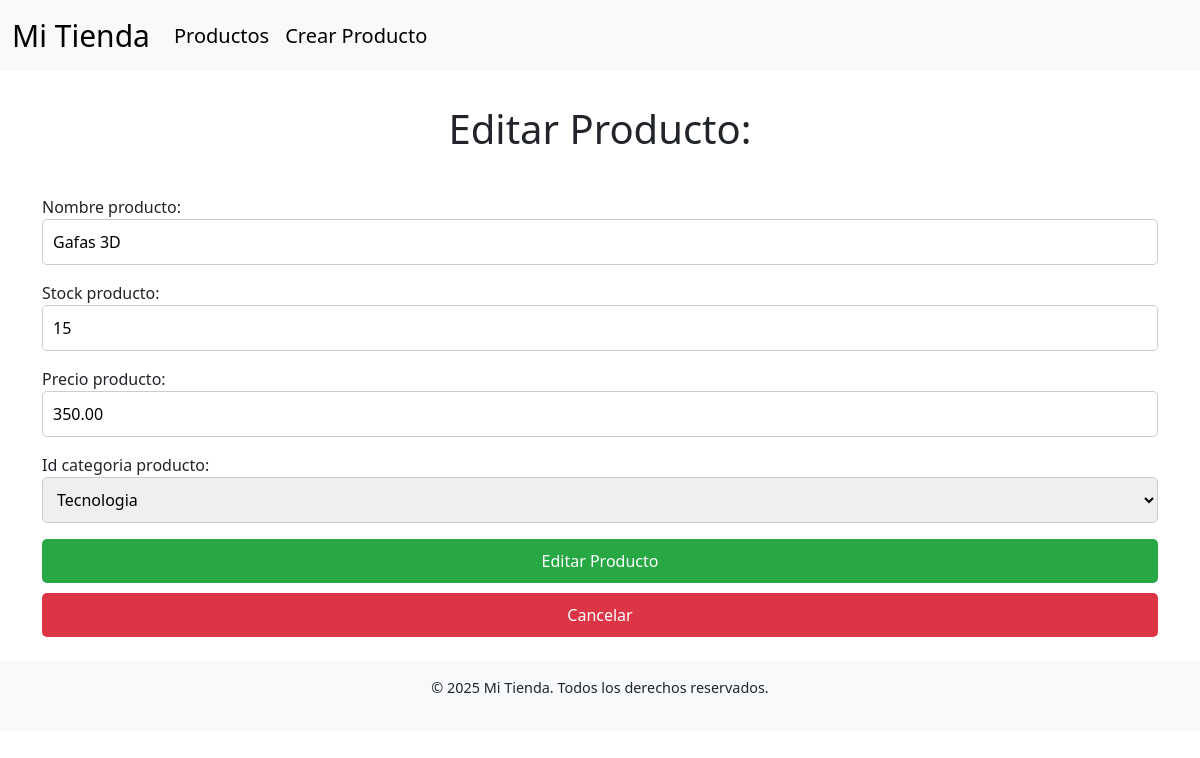
The page /productos/editar/5 on the database its author committed.
### tienda/models.py (models this page shows, shortened)
class Producto(models.Model):
    id_producto = models.AutoField(primary_key=True)
    nombre_producto = models.CharField(max_length=100)
    tipo_producto = models.CharField(max_length=50)
    precio_producto = models.DecimalField(max_digits=10, decimal_places=2)
    stock_producto = models.IntegerField()
    descripcion_producto = models.TextField()
    foto_producto = models.ImageField(upload_to='productos/')
    id_categoria_producto = models.ForeignKey(CategoriaProducto, on_delete=models.CASCADE)

class CategoriaProducto(models.Model):
    id_categoria_producto = models.AutoField(primary_key=True)
    nombre_categoria_producto = models.CharField(max_length=100)
    descripcion_categoria_producto = models.TextField()
    def __str__(self):
        return self.nombre_categoria_producto

### tienda/views.py (the view)
# urls.py: path('productos/editar/<int:id_prod>', editar_producto, name='editar_producto'),
def editar_producto(request, id_prod):
    prod = Producto.objects.get(id_producto=id_prod)
    if request.method == 'POST':
        form = ProductoForm(request.POST, instance=prod)
        if form.is_valid():
            form.save()
            return redirect('lista_productos')
    else:
        form = ProductoForm(instance=prod)
    return render(request, 'editar_producto.html', {'form': form, 'producto': prod})

### tienda/forms.py
class ProductoForm(forms.ModelForm):
    class Meta:
        model = Producto
        fields = ['nombre_producto', 'stock_producto', 'precio_producto', 'id_categoria_producto']
    def __init__(self, *args, **kwargs):
        super(ProductoForm,self).__init__(*args,**kwargs)
        self.fields['nombre_producto'].widget.attrs = {'class':'single-input-item','placeholder':'Nombre Producto'}

### ecommerce/tienda/templates/editar_producto.html (shortened to what this page needs)
{% extends 'base.html' %}
{% block content %}
    <h1>Editar Producto: {{producto.nombre}}</h1>
    <form method="POST">
        {{ form.as_p }}
        <input type="submit" value="Editar Producto">
        <a href="{% url 'lista_productos' %}" class="btn btn-secondary">Cancelar</a>
    </form>
{% endblock %}

### tienda/static/tienda/css/styles.css (style rules this page uses)
h1 { margin: auto; text-align: center; padding: 10px; }
form input[type="text"], form input[type="number"], form select { border-radius: 5px; border: 1px solid #ccc; padding: 10px; width: 100%; }
form input[type="submit"] { background-color: #28a745; color: white; border: none; padding: 10px 20px; cursor: pointer; border-radius: 5px; width: 100%; }
h1 { text-align: center; margin-bottom: 2rem; }
.btn-secondary { background-color: #dc3545; color: white; border: none; padding: 10px 20px; text-align: center; display: inline-block; cursor: pointer; border-radius: 5px; width: 100%; text-decoration: none; margin-top: 10px; }
form input[type="submit"], form .btn-secondary { width: 100%; border-radius: 5px; padding: 10px; }

### rows shown on the page
Producto: nombre_producto "Gafas 3D", stock_producto "15", precio_producto "350.00"
CategoriaProducto: id_categoria_producto "Tecnologia"
